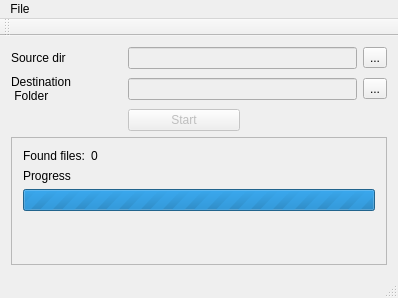
<?xml version="1.0" encoding="UTF-8"?>
<ui version="4.0">
 <class>MainWindow</class>
 <widget class="QMainWindow" name="MainWindow">
  <property name="geometry">
   <rect>
    <x>0</x>
    <y>0</y>
    <width>398</width>
    <height>298</height>
   </rect>
  </property>
  <property name="windowTitle">
   <string>MainWindow</string>
  </property>
  <widget class="QWidget" name="centralWidget">
   <layout class="QGridLayout" name="gridLayout_2">
    <item row="1" column="3">
     <widget class="QToolButton" name="chooseDestDir">
      <property name="text">
       <string>...</string>
      </property>
     </widget>
    </item>
    <item row="0" column="1" colspan="2">
     <widget class="QLineEdit" name="sourceFolder">
      <property name="enabled">
       <bool>false</bool>
      </property>
     </widget>
    </item>
    <item row="0" column="0">
     <widget class="QLabel" name="label">
      <property name="text">
       <string>Source dir</string>
      </property>
     </widget>
    </item>
    <item row="2" column="1">
     <widget class="QPushButton" name="start">
      <property name="enabled">
       <bool>false</bool>
      </property>
      <property name="text">
       <string>Start</string>
      </property>
     </widget>
    </item>
    <item row="0" column="3">
     <widget class="QToolButton" name="chooseSorceFolder">
      <property name="text">
       <string>...</string>
      </property>
     </widget>
    </item>
    <item row="1" column="1" colspan="2">
     <widget class="QLineEdit" name="destFolder">
      <property name="enabled">
       <bool>false</bool>
      </property>
     </widget>
    </item>
    <item row="1" column="0">
     <widget class="QLabel" name="label_2">
      <property name="text">
       <string>Destination
 Folder</string>
      </property>
     </widget>
    </item>
    <item row="3" column="0" colspan="4">
     <widget class="QFrame" name="frame">
      <property name="frameShape">
       <enum>QFrame::StyledPanel</enum>
      </property>
      <property name="frameShadow">
       <enum>QFrame::Raised</enum>
      </property>
      <layout class="QFormLayout" name="formLayout">
       <item row="0" column="0">
        <widget class="QLabel" name="label_3">
         <property name="text">
          <string>Found files:</string>
         </property>
        </widget>
       </item>
       <item row="0" column="1">
        <widget class="QLabel" name="filesCount">
         <property name="text">
          <string>0</string>
         </property>
        </widget>
       </item>
       <item row="2" column="0" colspan="2">
        <widget class="QProgressBar" name="progressBar">
         <property name="maximum">
          <number>0</number>
         </property>
         <property name="value">
          <number>0</number>
         </property>
        </widget>
       </item>
       <item row="1" column="0">
        <widget class="QLabel" name="label_4">
         <property name="text">
          <string>Progress</string>
         </property>
        </widget>
       </item>
      </layout>
     </widget>
    </item>
   </layout>
  </widget>
  <widget class="QMenuBar" name="menuBar">
   <property name="geometry">
    <rect>
     <x>0</x>
     <y>0</y>
     <width>398</width>
     <height>22</height>
    </rect>
   </property>
   <widget class="QMenu" name="menuFile">
    <property name="title">
     <string>File</string>
    </property>
    <addaction name="actionClose"/>
   </widget>
   <addaction name="menuFile"/>
  </widget>
  <widget class="QToolBar" name="mainToolBar">
   <attribute name="toolBarArea">
    <enum>TopToolBarArea</enum>
   </attribute>
   <attribute name="toolBarBreak">
    <bool>false</bool>
   </attribute>
  </widget>
  <widget class="QStatusBar" name="statusBar"/>
  <action name="actionClose">
   <property name="text">
    <string>Close</string>
   </property>
  </action>
 </widget>
 <layoutdefault spacing="6" margin="11"/>
 <resources/>
 <connections/>
</ui>
